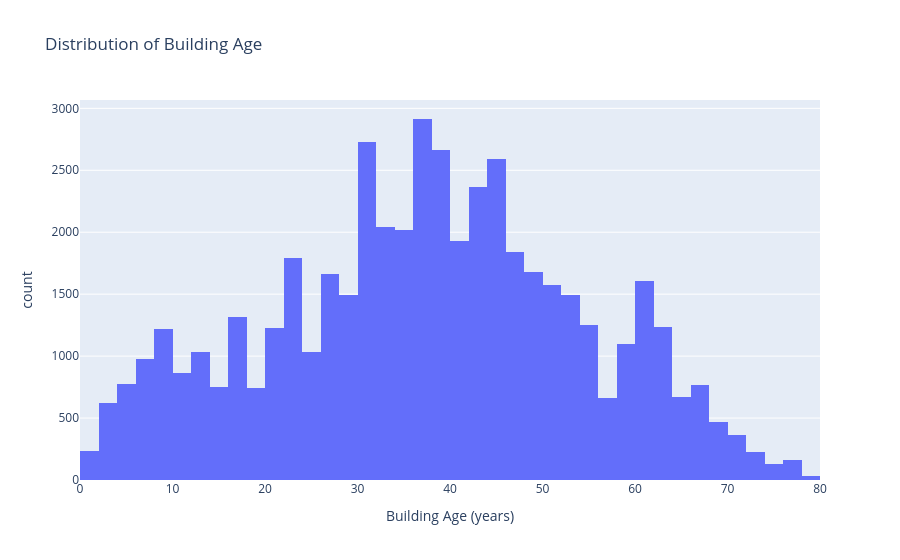

The notebook cell saved with this chart:
### Code cell
import plotly.express as px

df["completion_date"] = pd.to_datetime(df["NSEARCH3_E"], errors="coerce")
df["age"] = (pd.Timestamp.today() - df["completion_date"]).dt.days / 365.25

fig = px.histogram(df, x="age", nbins=50, title="Distribution of Building Age",
                   labels={"age": "Building Age (years)"})
fig.show()

### Figure 1 — Plotly figure (JSON) as saved in the notebook; plotly's stock layout.template omitted (floating-point values rounded to 4 significant figures; data arrays with more than 128 entries replaced by an {"elided": "..."} marker saying what was removed)
{"data": [{"bingroup": "x", "hovertemplate": "Building Age (years)=%{x}<br>count=%{y}<extra></extra>", "legendgroup": "", "marker": {"color": "#636efa", "pattern": {"shape": ""}}, "name": "", "nbinsx": 50, "orientation": "v", "showlegend": false, "type": "histogram", "x": {"elided": "51037 float values"}, "xaxis": "x", "yaxis": "y"}], "layout": {"barmode": "relative", "legend": {"tracegroupgap": 0}, "title": {"text": "Distribution of Building Age"}, "xaxis": {"anchor": "y", "domain": [0, 1], "title": {"text": "Building Age (years)"}}, "yaxis": {"anchor": "x", "domain": [0, 1], "title": {"text": "count"}}}}
